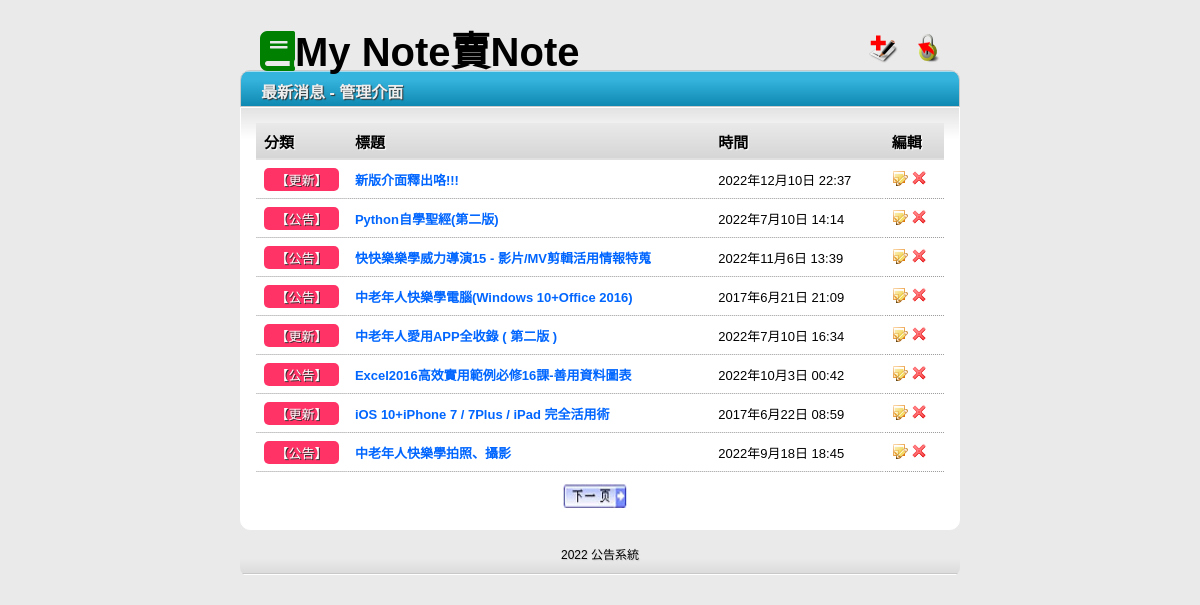
Page /news/adminmain/ (signed in) on the committed database.
### newsadmapp/models.py (models this page shows, shortened)
class NewsUnit(models.Model):
    GENRE_CHOICES = (
        ('更新', '更新'),
        ('活動', '活動'),
        ('其他', '其他'),
        ('公告', '公告'),
    )
    catego = models.CharField("類別", max_length=10, null=False, choices=GENRE_CHOICES)
    nickname = models.CharField("新增者", max_length=20, null=False)
    title = models.CharField("標題", max_length=50, null=False)
    message = models.TextField("訊息", null=False)
    pubtime = models.DateTimeField("公告時間", auto_now=True)
    enabled = models.BooleanField("啟用狀態", default=False)
    press = models.IntegerField("點擊次數", default=0)

### newsadmapp/views.py (the view)
# urls.py: path('adminmain/', views.adminmain),
def adminmain(request, pageindex=None):  #管理頁面
	global page1
	pagesize = 8
	newsall = models.NewsUnit.objects.all().order_by('-id')
	datasize = len(newsall)
	totpage = math.ceil(datasize / pagesize)
	if pageindex==None:
		page1 = 1
		newsunits = models.NewsUnit.objects.order_by('-id')[:pagesize]
	elif pageindex=='1':
		start = (page1-2)*pagesize
		if start >= 0:
			newsunits = models.NewsUnit.objects.order_by('-id')[start:(start+pagesize)]
			page1 -= 1
	elif pageindex=='2':
		start = page1*pagesize
		if start < datasize:
			newsunits = models.NewsUnit.objects.order_by('-id')[start:(start+pagesize)]
			page1 += 1
	elif pageindex=='3':
		start = (page1-1)*pagesize
		newsunits = models.NewsUnit.objects.order_by('-id')[start:(start+pagesize)]
	currentpage = page1
	return render(request, "news/adminmain.html", locals())

### templates/news/adminmain.html (shortened to what this page needs)
{% extends "news/baseadmin.html" %}
{% load static %}
{% block append %}
	<a href="/news/newsadd/" title="新增新聞">
	<img src="{% static "images/append.png" %}" alt="新增新聞" width="32" height="32" /></a>
{% endblock %}
{% block content %}
	<div class="contentbox">
		<table width="100%">
		<tr>
		  <th align="left">分類</th>
		  <th align="left">標題</th>
		  <th align="left">時間</th>
		  <th align="left">編輯</th>
		</tr>
		{% for unit in newsunits %}
			<tr class="alt">
			<td><div class="typeblock">【{{ unit.catego }}】</div></td>
			<td><a href="/news/newsedit/{{unit.id}}/">{{ unit.title }}</a></td>
			<td>{{ unit.pubtime }}</td>
			<td>
				<a href="/news/newsedit/{{unit.id}}/" title="新聞編輯"> <img src="{% static "images/note_edit.png" %}"  width="16" height="16" /></a>
				<a href="/news/newsdelete/{{unit.id}}/" title="新聞刪除"><img src="{% static "images/cross.png" %}" width="16" height="16" /></a>
			</td>
			</tr>
		{% empty %}
			<div class="status warning">
				<p><img src="{% static "images/icon_warning.png" %}" alt="Warning" /><span>注意</span> 目前新聞資料庫中沒有任何資料！</p>
			</div>
		{% endfor %}
		</table>
		<div class="topfunction">
		{% if currentpage < totpage %}
			<a href="/news/adminmain/2/" title="下一頁">
			<img src="{% static "images/nextpage.png" %}" alt="下一頁" width="64" height="24" /></a>
		{% endif %}
		 </div>
	</div>
{% endblock %}

### static/css/news_style.css (style rules this page uses)
html, body { height: 100%; }
body { height: 100%; font-family: Arial, Helvetica, sans-serif; font-size: 13px; margin: 0; padding: 0; background:#eaeaea }
img { border: none; }
table { border-collapse: collapse; }
th,td { padding: 8px; }
tr.alt td { background : url(images/dot.gif) repeat-x bottom; }
th { background: #E0E0E0 url(images/bg_th.png) repeat-x top; text-shadow: 1px 1px 1px #fff; font-size: 15px; }
table tr td a { text-decoration: none; font-weight: bold; color: #06F; }
.topfunction { height: 30px; margin-top: 12px; margin-right: auto; margin-left: auto; text-align: center; }
.topfunction img { margin-right: 10px; }
.toplogin img { margin-right: 10px; }
.contentbox { overflow: auto; border: 1px solid #fff; padding: 15px; background: #fff url(images/bg_fade_med.png) repeat-x top; border-bottom-left-radius: 10px; border-bottom-right-radius: 10px; -moz-border-radius-bottomright: 10px; -moz-border-radius-bottomleft: 10px; }
.typeblock { color: #FFF; background-color: #F36; padding: 2px 5px; text-align: center; text-shadow: 1px 1px #333; border-radius: 5px; }

### rows in the picture
NewsUnit: catego "更新", title "新版介面釋出咯!!!", pubtime "2022年12月10日 22:37"
NewsUnit: catego "公告", title "Python自學聖經(第二版)", pubtime "2022年7月10日 14:14"
NewsUnit: catego "公告", title "快快樂樂學威力導演15 - 影片/MV剪輯活用情報特蒐", pubtime "2022年11月6日 13:39"
NewsUnit: catego "公告", title "中老年人快樂學電腦(Windows 10+Office 2016)", pubtime "2017年6月21日 21:09"
NewsUnit: catego "更新", title "中老年人愛用APP全收錄 ( 第二版 )", pubtime "2022年7月10日 16:34"
NewsUnit: catego "公告", title "Excel2016高效實用範例必修16課-善用資料圖表", pubtime "2022年10月3日 00:42"
NewsUnit: catego "更新", title "iOS 10+iPhone 7 / 7Plus / iPad 完全活用術", pubtime "2017年6月22日 08:59"
NewsUnit: catego "公告", title "中老年人快樂學拍照、攝影", pubtime "2022年9月18日 18:45"
